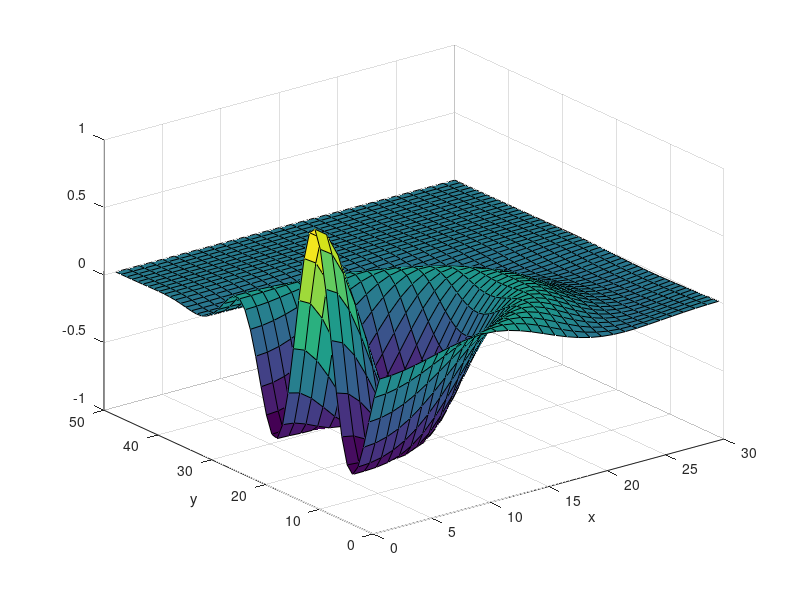
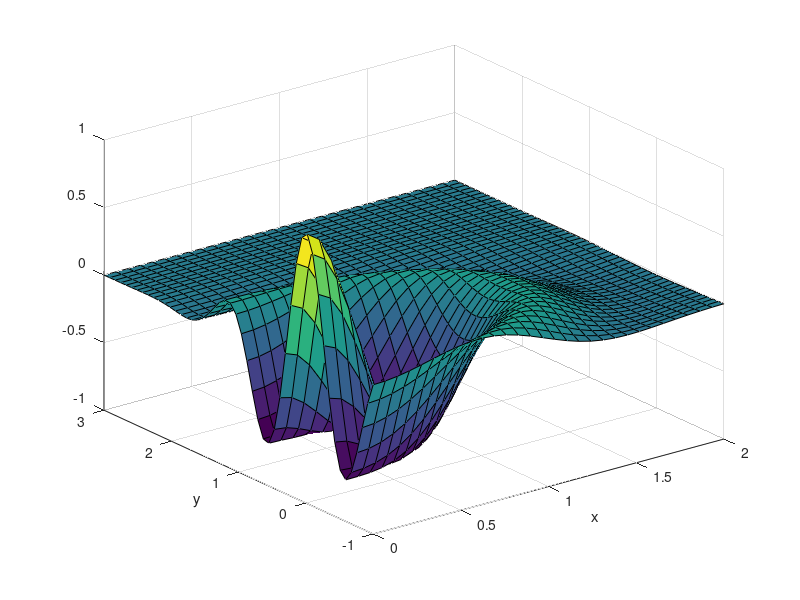
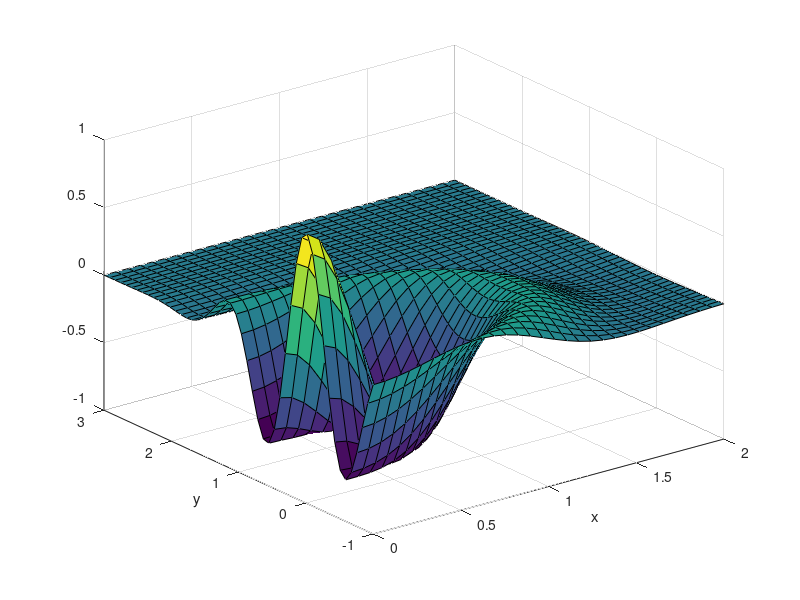

The MATLAB script that drew these images, in order:
clear; close all;

Nx=30;
a=0;
b=2;
dx=(b-a)/(Nx-1);
x=a:dx:b;
Ny=50;
c=-1;
d=3;
dy=(d-c)/(Ny-1);
y=c:dy:d;
[X,Y]=meshgrid(x,y);

f=exp(-(X.^2+Y.^2)).*cos(5.*sqrt(X.^2+Y.^2));
surf(f);
xlabel('x');
ylabel('y');
figure;
surf(X,Y,f);
xlabel('x');
ylabel('y');
figure;
surf(x,y,f);
xlabel('x');
ylabel('y');